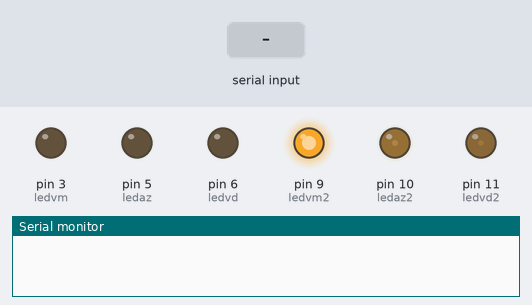
The sketch below on a simulated Arduino Uno, built with avr-gcc and run on an emulated ATmega328P. On the bench: output pins drawn as LEDs (lit = HIGH), the last lines printed to the serial monitor. The test bench sets the inputs (shaded band). Random numbers use the default seed unless the sketch sets one.

Above: at 1.25 s.
1.3 s: "r90\n" received over Serial
At 1.45 s:
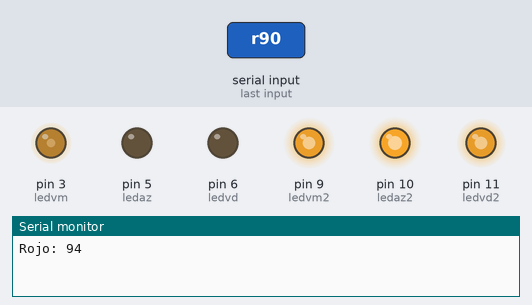
4.3 s: "0" received over Serial
At 4.46 s:
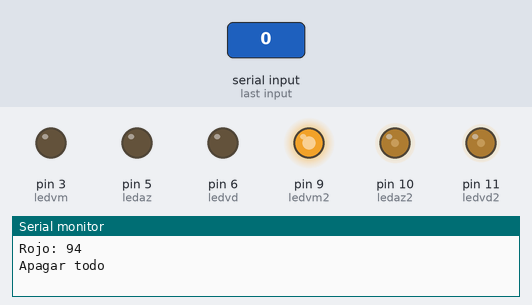
7.3 s: "g90\n" received over Serial
At 7.47 s:
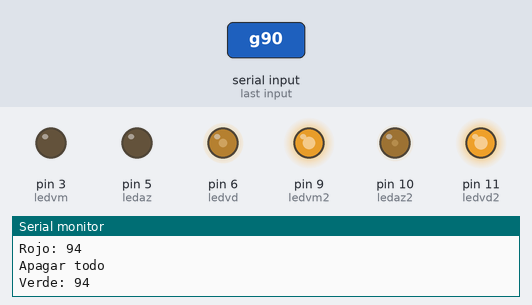
10.3 s: "b90\n" received over Serial
At 10.48 s:
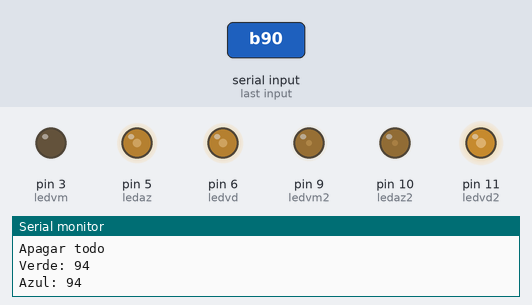
13.3 s: "r,45\n" received over Serial
At 13.49 s:
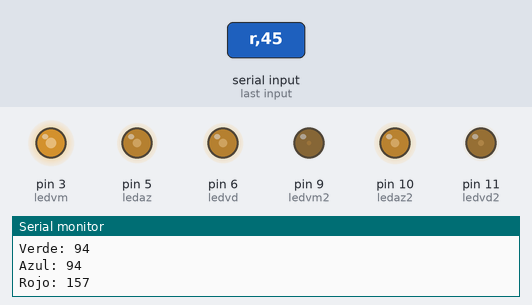
16.3 s: "g,45\n" received over Serial
At 16.5 s:
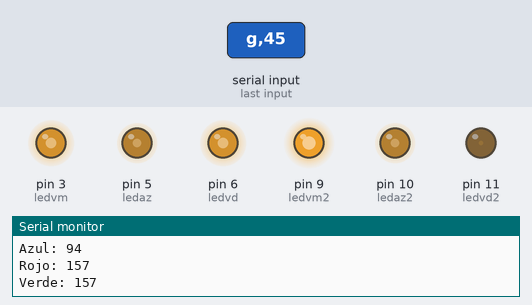
Timing chart, 0 to 22.1 s (numbered marks = the images above; inputs shaded):
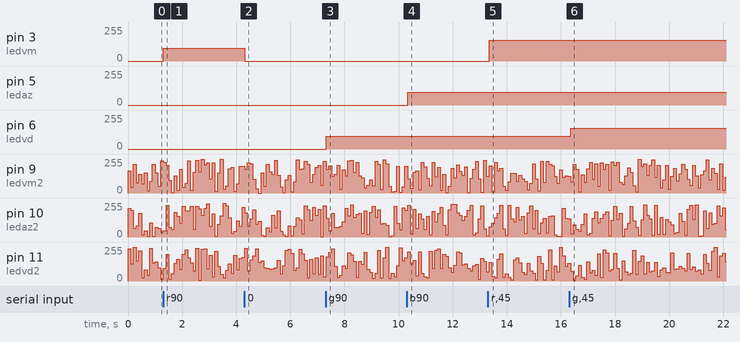

Measured:
- after the input at 1.3 s, pin 3 (ledvm): 0/255 → 94/255 at once
- after the input at 4.3 s, pin 3 (ledvm): 94/255 → 0/255 at once
- after the input at 7.3 s, pin 6 (ledvd): 0/255 → 94/255 at once
- after the input at 10.3 s, pin 5 (ledaz): 0/255 → 94/255 at once
- after the input at 13.3 s, pin 3 (ledvm): 0/255 → 157/255 at once
- after the input at 16.3 s, pin 6 (ledvd): 94/255 → 157/255 after 0.05 s

The sketch:

arduino_uno_serial_led_rgb_maquina_estados1.ino
```cpp
/*Arduino Uno Serial + LED RGB

Conrolado via porta serial:
Digite la letra (r, g, b) seguido de algun nro entre 0 y 255
para controlar el brillo del LED via PWM
Digitar 0 resetea el led
Digitar ? muestra ayuda

*/

int ledvm = 3; // LED ROJO
int ledvd = 6; // LED VERDE
int ledaz = 5; //LED AZUL

int ledvm2 = 9; // LED 2 ROJO
int ledvd2 = 11;  // LED 2 VERDE
int ledaz2 = 10;  // LED 2 AZUL


void setup()
{
  Serial.begin(9600);
  pinMode(ledvm,OUTPUT);
  pinMode(ledvd,OUTPUT);
  pinMode(ledaz,OUTPUT);
  pinMode(ledvm2,OUTPUT);
  pinMode(ledvd2,OUTPUT);
  pinMode(ledaz2,OUTPUT);
}

void loop()
{
    while (Serial.available())
    {
      //Adquirir el dato del puerto serie
      byte c = Serial.read();
      if (c == 'r')
      { // si es r minuscula
        byte vmval100 = Serial.read();	// bit 100
        //Serial.println(vmval100);
        byte vmval010 = Serial.read();	// bit 10
        //Serial.println(vmval010);
        byte vmval001 = Serial.read();	// bit 1
        //Serial.println(vmval001);

        //Suma los bits y resta 48 debido a la tabla ASCII
        byte vmPWM = ((vmval100-48) *100) + ((vmval010-48) *10) + (vmval001-48);
        //Limita los valores dentro de 0 y 255
        constrain(vmPWM,0,255);

        Serial.print("Rojo: ");	//Imprime
        Serial.println(vmPWM);
        analogWrite(ledvm,vmPWM);//Setea PWM
      }
      else if (c == 'g')
      { // caso g minuscula
        byte vdval100 = Serial.read();			// bit 100
        byte vdval010 = Serial.read();			// bit 10
        byte vdval001 = Serial.read();			// bit 1

        //Suma los bits y resta 48 debido a la tabla ASCII
        byte vdPWM = ((vdval100-48) *100) + ((vdval010-48) *10) + (vdval001-48);
        constrain(vdPWM,0,255);//Limita os valores dentro de 0 - 255

        Serial.print("Verde: ");				//Imprime
        Serial.println(vdPWM);
        analogWrite(ledvd,vdPWM); //Setea PWM
      }
      else if (c == 'b')
      {
        byte azval100 = Serial.read();			//Lê o bit 100
        byte azval010 = Serial.read();			//Lê o bit 10
        byte azval001 = Serial.read();			//Lê o bit 1
        										//Soma os bits e subtrai 48 por causa da tabela ASCII
        byte azPWM = ((azval100-48) *100) + ((azval010-48) *10) + (azval001-48);
        constrain(azPWM,0,255);

        Serial.print("Azul: ");	//Imprime
        Serial.println(azPWM);
        analogWrite(ledaz,azPWM);	// setea pwm
      }
      else if (c == '0')
      {
        digitalWrite(ledvm,LOW);
        digitalWrite(ledvd,LOW);
        digitalWrite(ledaz,LOW);
        Serial.println("Apagar todo");
      }
      else if (c == '?')
      {
        Serial.println("Ingrese r, g o la letra ");
        Serial.println("Seguido de tres digitos sin espacio.");
        Serial.println("O 0 para apagar el led.");
        Serial.println("-------");
      }
    }
  // el LED 2 muestra colores aleatorios
  analogWrite(ledvm2, random(0,256));
  analogWrite(ledvd2, random(0,256));
  analogWrite(ledaz2, random(0,256));

  delay(100);
}
```
